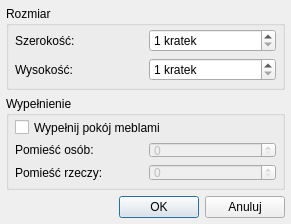
<?xml version="1.0" encoding="UTF-8"?>
<ui version="4.0">
 <class>dlgAddRoom</class>
 <widget class="QDialog" name="dlgAddRoom">
  <property name="geometry">
   <rect>
    <x>0</x>
    <y>0</y>
    <width>291</width>
    <height>224</height>
   </rect>
  </property>
  <property name="minimumSize">
   <size>
    <width>291</width>
    <height>224</height>
   </size>
  </property>
  <property name="maximumSize">
   <size>
    <width>291</width>
    <height>224</height>
   </size>
  </property>
  <property name="windowTitle">
   <string>Dodaj pokój</string>
  </property>
  <layout class="QGridLayout" name="gridLayout_3">
   <property name="margin">
    <number>6</number>
   </property>
   <item row="0" column="0">
    <widget class="QGroupBox" name="gbSize">
     <property name="title">
      <string>Rozmiar</string>
     </property>
     <layout class="QGridLayout" name="gridLayout">
      <property name="leftMargin">
       <number>6</number>
      </property>
      <property name="topMargin">
       <number>3</number>
      </property>
      <property name="rightMargin">
       <number>6</number>
      </property>
      <property name="bottomMargin">
       <number>6</number>
      </property>
      <item row="0" column="0">
       <widget class="QLabel" name="lbSizeWidth">
        <property name="text">
         <string>Szerokość:</string>
        </property>
       </widget>
      </item>
      <item row="0" column="1">
       <widget class="QSpinBox" name="sbSizeWidth">
        <property name="suffix">
         <string> kratek</string>
        </property>
        <property name="minimum">
         <number>1</number>
        </property>
        <property name="value">
         <number>1</number>
        </property>
       </widget>
      </item>
      <item row="1" column="1">
       <widget class="QSpinBox" name="sbSizeHeight">
        <property name="suffix">
         <string> kratek</string>
        </property>
        <property name="minimum">
         <number>1</number>
        </property>
        <property name="value">
         <number>1</number>
        </property>
       </widget>
      </item>
      <item row="1" column="0">
       <widget class="QLabel" name="lbSizeHeight">
        <property name="text">
         <string>Wysokość:</string>
        </property>
       </widget>
      </item>
      <item row="2" column="0" colspan="2">
       <spacer name="spVertical">
        <property name="orientation">
         <enum>Qt::Vertical</enum>
        </property>
        <property name="sizeHint" stdset="0">
         <size>
          <width>20</width>
          <height>40</height>
         </size>
        </property>
       </spacer>
      </item>
     </layout>
    </widget>
   </item>
   <item row="1" column="0">
    <widget class="QGroupBox" name="gbFill">
     <property name="title">
      <string>Wypełnienie</string>
     </property>
     <layout class="QGridLayout" name="gridLayout_2">
      <property name="leftMargin">
       <number>6</number>
      </property>
      <property name="topMargin">
       <number>3</number>
      </property>
      <property name="rightMargin">
       <number>6</number>
      </property>
      <property name="bottomMargin">
       <number>6</number>
      </property>
      <item row="0" column="0" colspan="2">
       <widget class="QCheckBox" name="cbFill">
        <property name="text">
         <string>Wypełnij pokój meblami</string>
        </property>
       </widget>
      </item>
      <item row="3" column="0">
       <widget class="QLabel" name="lbFillThings">
        <property name="text">
         <string>Pomieść rzeczy:</string>
        </property>
       </widget>
      </item>
      <item row="3" column="1">
       <widget class="QSpinBox" name="sbFillThings">
        <property name="enabled">
         <bool>false</bool>
        </property>
        <property name="maximum">
         <number>999</number>
        </property>
       </widget>
      </item>
      <item row="2" column="0">
       <widget class="QLabel" name="lbFillPeople">
        <property name="text">
         <string>Pomieść osób:</string>
        </property>
       </widget>
      </item>
      <item row="2" column="1">
       <widget class="QSpinBox" name="sbFillPeople">
        <property name="enabled">
         <bool>false</bool>
        </property>
        <property name="maximum">
         <number>999</number>
        </property>
       </widget>
      </item>
      <item row="4" column="0" colspan="2">
       <spacer name="spVertical2">
        <property name="orientation">
         <enum>Qt::Vertical</enum>
        </property>
        <property name="sizeHint" stdset="0">
         <size>
          <width>20</width>
          <height>40</height>
         </size>
        </property>
       </spacer>
      </item>
     </layout>
    </widget>
   </item>
   <item row="2" column="0">
    <layout class="QHBoxLayout" name="layHorizontal">
     <item>
      <spacer name="spHorizontal">
       <property name="orientation">
        <enum>Qt::Horizontal</enum>
       </property>
       <property name="sizeHint" stdset="0">
        <size>
         <width>40</width>
         <height>20</height>
        </size>
       </property>
      </spacer>
     </item>
     <item>
      <widget class="QPushButton" name="btnOK">
       <property name="text">
        <string>OK</string>
       </property>
      </widget>
     </item>
     <item>
      <widget class="QPushButton" name="btnCancel">
       <property name="text">
        <string>Anuluj</string>
       </property>
      </widget>
     </item>
    </layout>
   </item>
  </layout>
 </widget>
 <tabstops>
  <tabstop>sbSizeWidth</tabstop>
  <tabstop>sbSizeHeight</tabstop>
  <tabstop>cbFill</tabstop>
  <tabstop>sbFillPeople</tabstop>
  <tabstop>sbFillThings</tabstop>
  <tabstop>btnOK</tabstop>
  <tabstop>btnCancel</tabstop>
 </tabstops>
 <resources/>
 <connections>
  <connection>
   <sender>btnCancel</sender>
   <signal>clicked()</signal>
   <receiver>dlgAddRoom</receiver>
   <slot>reject()</slot>
   <hints>
    <hint type="sourcelabel">
     <x>234</x>
     <y>203</y>
    </hint>
    <hint type="destinationlabel">
     <x>69</x>
     <y>199</y>
    </hint>
   </hints>
  </connection>
  <connection>
   <sender>cbFill</sender>
   <signal>toggled(bool)</signal>
   <receiver>sbFillPeople</receiver>
   <slot>setEnabled(bool)</slot>
   <hints>
    <hint type="sourcelabel">
     <x>145</x>
     <y>113</y>
    </hint>
    <hint type="destinationlabel">
     <x>213</x>
     <y>137</y>
    </hint>
   </hints>
  </connection>
  <connection>
   <sender>cbFill</sender>
   <signal>toggled(bool)</signal>
   <receiver>sbFillThings</receiver>
   <slot>setEnabled(bool)</slot>
   <hints>
    <hint type="sourcelabel">
     <x>145</x>
     <y>113</y>
    </hint>
    <hint type="destinationlabel">
     <x>213</x>
     <y>163</y>
    </hint>
   </hints>
  </connection>
 </connections>
</ui>
